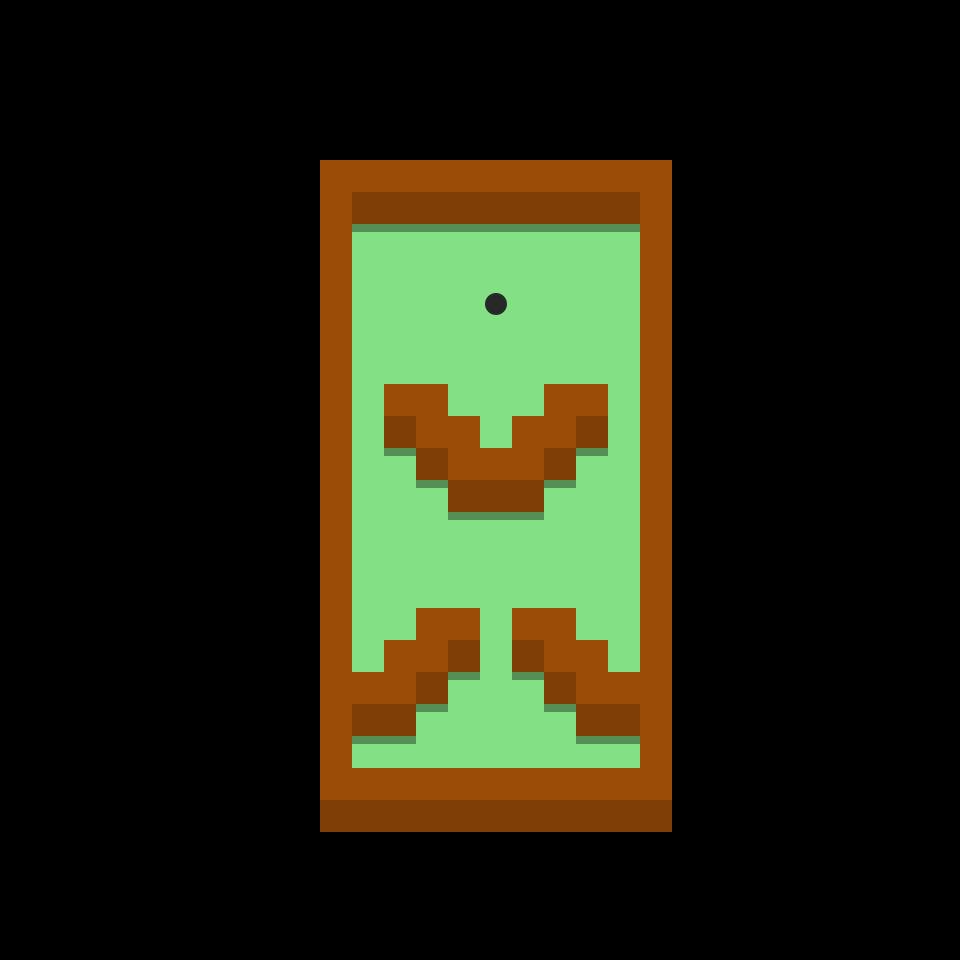

A 2D game scene composited from a Tiled map and its tileset images. What follows is a short description and the map's XML, with every tile layer's data as written:
An orthogonal 30x30 tile map with 32x32 px tiles, 4 tile layers (ground, hole, shadows, walls).

<map version="1.5" tiledversion="1.7.0" orientation="orthogonal" renderorder="right-down" width="30" height="30" tilewidth="32" tileheight="32" infinite="0" nextlayerid="8" nextobjectid="1">
 <tileset firstgid="1" source="square.tsx" />
 <layer id="5" name="ground" width="30" height="30">
  <data encoding="csv">
0,0,0,0,0,0,0,0,0,0,0,0,0,0,0,0,0,0,0,0,0,0,0,0,0,0,0,0,0,0,
0,0,0,0,0,0,0,0,0,0,0,0,0,0,0,0,0,0,0,0,0,0,0,0,0,0,0,0,0,0,
0,0,0,0,0,0,0,0,0,0,0,0,0,0,0,0,0,0,0,0,0,0,0,0,0,0,0,0,0,0,
0,0,0,0,0,0,0,0,0,0,0,0,0,0,0,0,0,0,0,0,0,0,0,0,0,0,0,0,0,0,
0,0,0,0,0,0,0,0,0,0,0,0,0,0,0,0,0,0,0,0,0,0,0,0,0,0,0,0,0,0,
0,0,0,0,0,0,0,0,0,0,2,2,2,2,2,2,2,2,2,2,2,0,0,0,0,0,0,0,0,0,
0,0,0,0,0,0,0,0,0,0,2,2,2,2,2,2,2,2,2,2,2,0,0,0,0,0,0,0,0,0,
0,0,0,0,0,0,0,0,0,0,2,2,2,2,2,2,2,2,2,2,2,0,0,0,0,0,0,0,0,0,
0,0,0,0,0,0,0,0,0,0,2,2,2,2,2,2,2,2,2,2,2,0,0,0,0,0,0,0,0,0,
0,0,0,0,0,0,0,0,0,0,2,2,2,2,2,2,2,2,2,2,2,0,0,0,0,0,0,0,0,0,
0,0,0,0,0,0,0,0,0,0,2,2,2,2,2,2,2,2,2,2,2,0,0,0,0,0,0,0,0,0,
0,0,0,0,0,0,0,0,0,0,2,2,2,2,2,2,2,2,2,2,2,0,0,0,0,0,0,0,0,0,
0,0,0,0,0,0,0,0,0,0,2,2,2,2,2,2,2,2,2,2,2,0,0,0,0,0,0,0,0,0,
0,0,0,0,0,0,0,0,0,0,2,2,2,2,2,2,2,2,2,2,2,0,0,0,0,0,0,0,0,0,
0,0,0,0,0,0,0,0,0,0,2,2,2,2,2,2,2,2,2,2,2,0,0,0,0,0,0,0,0,0,
0,0,0,0,0,0,0,0,0,0,2,2,2,2,2,2,2,2,2,2,2,0,0,0,0,0,0,0,0,0,
0,0,0,0,0,0,0,0,0,0,2,2,2,2,2,2,2,2,2,2,2,0,0,0,0,0,0,0,0,0,
0,0,0,0,0,0,0,0,0,0,2,2,2,2,2,2,2,2,2,2,2,0,0,0,0,0,0,0,0,0,
0,0,0,0,0,0,0,0,0,0,2,2,2,2,2,2,2,2,2,2,2,0,0,0,0,0,0,0,0,0,
0,0,0,0,0,0,0,0,0,0,2,2,2,2,2,2,2,2,2,2,2,0,0,0,0,0,0,0,0,0,
0,0,0,0,0,0,0,0,0,0,2,2,2,2,2,2,2,2,2,2,2,0,0,0,0,0,0,0,0,0,
0,0,0,0,0,0,0,0,0,0,2,2,2,2,2,2,2,2,2,2,2,0,0,0,0,0,0,0,0,0,
0,0,0,0,0,0,0,0,0,0,2,2,2,2,2,2,2,2,2,2,2,0,0,0,0,0,0,0,0,0,
0,0,0,0,0,0,0,0,0,0,2,2,2,2,2,2,2,2,2,2,2,0,0,0,0,0,0,0,0,0,
0,0,0,0,0,0,0,0,0,0,2,2,2,2,2,2,2,2,2,2,2,0,0,0,0,0,0,0,0,0,
0,0,0,0,0,0,0,0,0,0,0,0,0,0,0,0,0,0,0,0,0,0,0,0,0,0,0,0,0,0,
0,0,0,0,0,0,0,0,0,0,0,0,0,0,0,0,0,0,0,0,0,0,0,0,0,0,0,0,0,0,
0,0,0,0,0,0,0,0,0,0,0,0,0,0,0,0,0,0,0,0,0,0,0,0,0,0,0,0,0,0,
0,0,0,0,0,0,0,0,0,0,0,0,0,0,0,0,0,0,0,0,0,0,0,0,0,0,0,0,0,0,
0,0,0,0,0,0,0,0,0,0,0,0,0,0,0,0,0,0,0,0,0,0,0,0,0,0,0,0,0,0
</data>
 </layer>
 <layer id="7" name="hole" width="30" height="30">
  <data encoding="csv">
0,0,0,0,0,0,0,0,0,0,0,0,0,0,0,0,0,0,0,0,0,0,0,0,0,0,0,0,0,0,
0,0,0,0,0,0,0,0,0,0,0,0,0,0,0,0,0,0,0,0,0,0,0,0,0,0,0,0,0,0,
0,0,0,0,0,0,0,0,0,0,0,0,0,0,0,0,0,0,0,0,0,0,0,0,0,0,0,0,0,0,
0,0,0,0,0,0,0,0,0,0,0,0,0,0,0,0,0,0,0,0,0,0,0,0,0,0,0,0,0,0,
0,0,0,0,0,0,0,0,0,0,0,0,0,0,0,0,0,0,0,0,0,0,0,0,0,0,0,0,0,0,
0,0,0,0,0,0,0,0,0,0,0,0,0,0,0,0,0,0,0,0,0,0,0,0,0,0,0,0,0,0,
0,0,0,0,0,0,0,0,0,0,0,0,0,0,0,0,0,0,0,0,0,0,0,0,0,0,0,0,0,0,
0,0,0,0,0,0,0,0,0,0,0,0,0,0,0,0,0,0,0,0,0,0,0,0,0,0,0,0,0,0,
0,0,0,0,0,0,0,0,0,0,0,0,0,0,0,0,0,0,0,0,0,0,0,0,0,0,0,0,0,0,
0,0,0,0,0,0,0,0,0,0,0,0,0,0,0,6,0,0,0,0,0,0,0,0,0,0,0,0,0,0,
0,0,0,0,0,0,0,0,0,0,0,0,0,0,0,0,0,0,0,0,0,0,0,0,0,0,0,0,0,0,
0,0,0,0,0,0,0,0,0,0,0,0,0,0,0,0,0,0,0,0,0,0,0,0,0,0,0,0,0,0,
0,0,0,0,0,0,0,0,0,0,0,0,0,0,0,0,0,0,0,0,0,0,0,0,0,0,0,0,0,0,
0,0,0,0,0,0,0,0,0,0,0,0,0,0,0,0,0,0,0,0,0,0,0,0,0,0,0,0,0,0,
0,0,0,0,0,0,0,0,0,0,0,0,0,0,0,0,0,0,0,0,0,0,0,0,0,0,0,0,0,0,
0,0,0,0,0,0,0,0,0,0,0,0,0,0,0,0,0,0,0,0,0,0,0,0,0,0,0,0,0,0,
0,0,0,0,0,0,0,0,0,0,0,0,0,0,0,0,0,0,0,0,0,0,0,0,0,0,0,0,0,0,
0,0,0,0,0,0,0,0,0,0,0,0,0,0,0,0,0,0,0,0,0,0,0,0,0,0,0,0,0,0,
0,0,0,0,0,0,0,0,0,0,0,0,0,0,0,0,0,0,0,0,0,0,0,0,0,0,0,0,0,0,
0,0,0,0,0,0,0,0,0,0,0,0,0,0,0,0,0,0,0,0,0,0,0,0,0,0,0,0,0,0,
0,0,0,0,0,0,0,0,0,0,0,0,0,0,0,0,0,0,0,0,0,0,0,0,0,0,0,0,0,0,
0,0,0,0,0,0,0,0,0,0,0,0,0,0,0,0,0,0,0,0,0,0,0,0,0,0,0,0,0,0,
0,0,0,0,0,0,0,0,0,0,0,0,0,0,0,0,0,0,0,0,0,0,0,0,0,0,0,0,0,0,
0,0,0,0,0,0,0,0,0,0,0,0,0,0,0,0,0,0,0,0,0,0,0,0,0,0,0,0,0,0,
0,0,0,0,0,0,0,0,0,0,0,0,0,0,0,0,0,0,0,0,0,0,0,0,0,0,0,0,0,0,
0,0,0,0,0,0,0,0,0,0,0,0,0,0,0,0,0,0,0,0,0,0,0,0,0,0,0,0,0,0,
0,0,0,0,0,0,0,0,0,0,0,0,0,0,0,0,0,0,0,0,0,0,0,0,0,0,0,0,0,0,
0,0,0,0,0,0,0,0,0,0,0,0,0,0,0,0,0,0,0,0,0,0,0,0,0,0,0,0,0,0,
0,0,0,0,0,0,0,0,0,0,0,0,0,0,0,0,0,0,0,0,0,0,0,0,0,0,0,0,0,0,
0,0,0,0,0,0,0,0,0,0,0,0,0,0,0,0,0,0,0,0,0,0,0,0,0,0,0,0,0,0
</data>
 </layer>
 <layer id="4" name="shadows" width="30" height="30" opacity="0.9">
  <data encoding="csv">
0,0,0,0,0,0,0,0,0,0,0,0,0,0,0,0,0,0,0,0,0,0,0,0,0,0,0,0,0,0,
0,0,0,0,0,0,0,0,0,0,0,0,0,0,0,0,0,0,0,0,0,0,0,0,0,0,0,0,0,0,
0,0,0,0,0,0,0,0,0,0,0,0,0,0,0,0,0,0,0,0,0,0,0,0,0,0,0,0,0,0,
0,0,0,0,0,0,0,0,0,0,0,0,0,0,0,0,0,0,0,0,0,0,0,0,0,0,0,0,0,0,
0,0,0,0,0,0,0,0,0,0,0,0,0,0,0,0,0,0,0,0,0,0,0,0,0,0,0,0,0,0,
0,0,0,0,0,0,0,0,0,0,0,0,0,0,0,0,0,0,0,0,0,0,0,0,0,0,0,0,0,0,
0,0,0,0,0,0,0,0,0,0,0,0,0,0,0,0,0,0,0,0,0,0,0,0,0,0,0,0,0,0,
0,0,0,0,0,0,0,0,0,0,0,5,5,5,5,5,5,5,5,5,0,0,0,0,0,0,0,0,0,0,
0,0,0,0,0,0,0,0,0,0,0,0,0,0,0,0,0,0,0,0,0,0,0,0,0,0,0,0,0,0,
0,0,0,0,0,0,0,0,0,0,0,0,0,0,0,0,0,0,0,0,0,0,0,0,0,0,0,0,0,0,
0,0,0,0,0,0,0,0,0,0,0,0,0,0,0,0,0,0,0,0,0,0,0,0,0,0,0,0,0,0,
0,0,0,0,0,0,0,0,0,0,0,0,0,0,0,0,0,0,0,0,0,0,0,0,0,0,0,0,0,0,
0,0,0,0,0,0,0,0,0,0,0,0,0,0,0,0,0,0,0,0,0,0,0,0,0,0,0,0,0,0,
0,0,0,0,0,0,0,0,0,0,0,0,0,0,0,0,0,0,0,0,0,0,0,0,0,0,0,0,0,0,
0,0,0,0,0,0,0,0,0,0,0,0,5,0,0,0,0,0,5,0,0,0,0,0,0,0,0,0,0,0,
0,0,0,0,0,0,0,0,0,0,0,0,0,5,0,0,0,5,0,0,0,0,0,0,0,0,0,0,0,0,
0,0,0,0,0,0,0,0,0,0,0,0,0,0,5,5,5,0,0,0,0,0,0,0,0,0,0,0,0,0,
0,0,0,0,0,0,0,0,0,0,0,0,0,0,0,0,0,0,0,0,0,0,0,0,0,0,0,0,0,0,
0,0,0,0,0,0,0,0,0,0,0,0,0,0,0,0,0,0,0,0,0,0,0,0,0,0,0,0,0,0,
0,0,0,0,0,0,0,0,0,0,0,0,0,0,0,0,0,0,0,0,0,0,0,0,0,0,0,0,0,0,
0,0,0,0,0,0,0,0,0,0,0,0,0,0,0,0,0,0,0,0,0,0,0,0,0,0,0,0,0,0,
0,0,0,0,0,0,0,0,0,0,0,0,0,0,5,0,5,0,0,0,0,0,0,0,0,0,0,0,0,0,
0,0,0,0,0,0,0,0,0,0,0,0,0,5,0,0,0,5,0,0,0,0,0,0,0,0,0,0,0,0,
0,0,0,0,0,0,0,0,0,0,0,5,5,0,0,0,0,0,5,5,0,0,0,0,0,0,0,0,0,0,
0,0,0,0,0,0,0,0,0,0,0,0,0,0,0,0,0,0,0,0,0,0,0,0,0,0,0,0,0,0,
0,0,0,0,0,0,0,0,0,0,0,0,0,0,0,0,0,0,0,0,0,0,0,0,0,0,0,0,0,0,
0,0,0,0,0,0,0,0,0,0,5,5,5,5,5,5,5,5,5,5,5,0,0,0,0,0,0,0,0,0,
0,0,0,0,0,0,0,0,0,0,0,0,0,0,0,0,0,0,0,0,0,0,0,0,0,0,0,0,0,0,
0,0,0,0,0,0,0,0,0,0,0,0,0,0,0,0,0,0,0,0,0,0,0,0,0,0,0,0,0,0,
0,0,0,0,0,0,0,0,0,0,0,0,0,0,0,0,0,0,0,0,0,0,0,0,0,0,0,0,0,0
</data>
 </layer>
 <layer id="6" name="walls" width="30" height="30">
  <data encoding="csv">
0,0,0,0,0,0,0,0,0,0,0,0,0,0,0,0,0,0,0,0,0,0,0,0,0,0,0,0,0,0,
0,0,0,0,0,0,0,0,0,0,0,0,0,0,0,0,0,0,0,0,0,0,0,0,0,0,0,0,0,0,
0,0,0,0,0,0,0,0,0,0,0,0,0,0,0,0,0,0,0,0,0,0,0,0,0,0,0,0,0,0,
0,0,0,0,0,0,0,0,0,0,0,0,0,0,0,0,0,0,0,0,0,0,0,0,0,0,0,0,0,0,
0,0,0,0,0,0,0,0,0,0,0,0,0,0,0,0,0,0,0,0,0,0,0,0,0,0,0,0,0,0,
0,0,0,0,0,0,0,0,0,0,4,4,4,4,4,4,4,4,4,4,4,0,0,0,0,0,0,0,0,0,
0,0,0,0,0,0,0,0,0,0,4,3,3,3,3,3,3,3,3,3,4,0,0,0,0,0,0,0,0,0,
0,0,0,0,0,0,0,0,0,0,4,0,0,0,0,0,0,0,0,0,4,0,0,0,0,0,0,0,0,0,
0,0,0,0,0,0,0,0,0,0,4,0,0,0,0,0,0,0,0,0,4,0,0,0,0,0,0,0,0,0,
0,0,0,0,0,0,0,0,0,0,4,0,0,0,0,0,0,0,0,0,4,0,0,0,0,0,0,0,0,0,
0,0,0,0,0,0,0,0,0,0,4,0,0,0,0,0,0,0,0,0,4,0,0,0,0,0,0,0,0,0,
0,0,0,0,0,0,0,0,0,0,4,0,0,0,0,0,0,0,0,0,4,0,0,0,0,0,0,0,0,0,
0,0,0,0,0,0,0,0,0,0,4,0,4,4,0,0,0,4,4,0,4,0,0,0,0,0,0,0,0,0,
0,0,0,0,0,0,0,0,0,0,4,0,3,4,4,0,4,4,3,0,4,0,0,0,0,0,0,0,0,0,
0,0,0,0,0,0,0,0,0,0,4,0,0,3,4,4,4,3,0,0,4,0,0,0,0,0,0,0,0,0,
0,0,0,0,0,0,0,0,0,0,4,0,0,0,3,3,3,0,0,0,4,0,0,0,0,0,0,0,0,0,
0,0,0,0,0,0,0,0,0,0,4,0,0,0,0,0,0,0,0,0,4,0,0,0,0,0,0,0,0,0,
0,0,0,0,0,0,0,0,0,0,4,0,0,0,0,0,0,0,0,0,4,0,0,0,0,0,0,0,0,0,
0,0,0,0,0,0,0,0,0,0,4,0,0,0,0,0,0,0,0,0,4,0,0,0,0,0,0,0,0,0,
0,0,0,0,0,0,0,0,0,0,4,0,0,4,4,0,4,4,0,0,4,0,0,0,0,0,0,0,0,0,
0,0,0,0,0,0,0,0,0,0,4,0,4,4,3,0,3,4,4,0,4,0,0,0,0,0,0,0,0,0,
0,0,0,0,0,0,0,0,0,0,4,4,4,3,0,0,0,3,4,4,4,0,0,0,0,0,0,0,0,0,
0,0,0,0,0,0,0,0,0,0,4,3,3,0,0,0,0,0,3,3,4,0,0,0,0,0,0,0,0,0,
0,0,0,0,0,0,0,0,0,0,4,0,0,0,0,0,0,0,0,0,4,0,0,0,0,0,0,0,0,0,
0,0,0,0,0,0,0,0,0,0,4,4,4,4,4,4,4,4,4,4,4,0,0,0,0,0,0,0,0,0,
0,0,0,0,0,0,0,0,0,0,3,3,3,3,3,3,3,3,3,3,3,0,0,0,0,0,0,0,0,0,
0,0,0,0,0,0,0,0,0,0,0,0,0,0,0,0,0,0,0,0,0,0,0,0,0,0,0,0,0,0,
0,0,0,0,0,0,0,0,0,0,0,0,0,0,0,0,0,0,0,0,0,0,0,0,0,0,0,0,0,0,
0,0,0,0,0,0,0,0,0,0,0,0,0,0,0,0,0,0,0,0,0,0,0,0,0,0,0,0,0,0,
0,0,0,0,0,0,0,0,0,0,0,0,0,0,0,0,0,0,0,0,0,0,0,0,0,0,0,0,0,0
</data>
 </layer>
</map>
